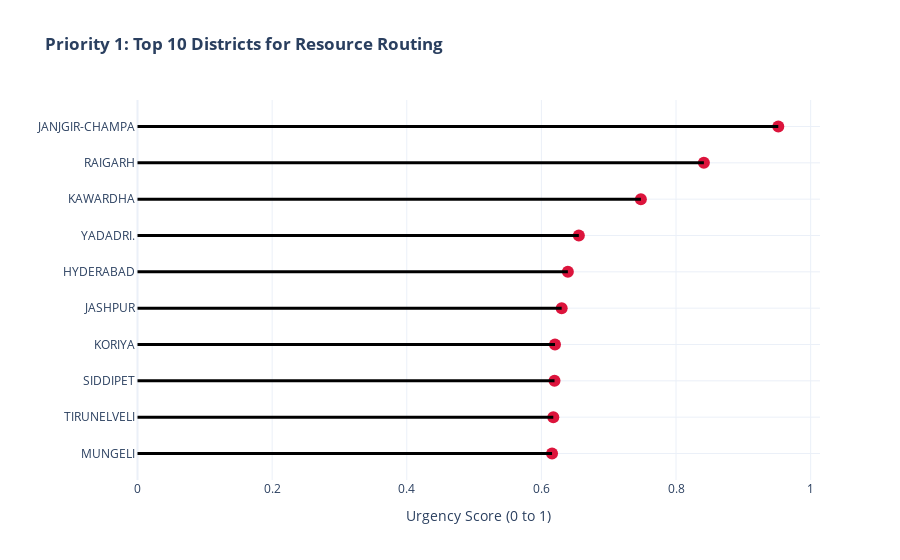

Write notebook code for a chart like this one.
### Markdown cell above
## # top districts on urgency score

### Code cell
# Sort and pick top 10
# THE NUMBER OF TOP DISTRICTS SHOWN IN CHART CAN BE CHANGED HERE...
top_10 = df_omni.sort_values('urgency_score', ascending=False).head(10)

fig_top = go.Figure()

# Add the 'sticks'
for i, row in top_10.iterrows():
    fig_top.add_shape(type='line', x0=0, y0=row['district'], x1=row['urgency_score'], y1=row['district'],
                      line=dict(color='black', width=3))

# Add the 'lollipops' (points)
fig_top.add_trace(go.Scatter(
    x=top_10['urgency_score'],
    y=top_10['district'],
    mode='markers',
    marker=dict(color='Crimson', size=12),
    hovertemplate="Urgency Score: %{x:.2f}"
))

fig_top.update_layout(
    title="<b>Priority 1: Top 10 Districts for Resource Routing</b>",
    xaxis_title="Urgency Score (0 to 1)",
    yaxis_title="",
    template="plotly_white",
    yaxis={'categoryorder':'total ascending'} # Highest on top
)

fig_top.show()

### Figure 1 — Plotly figure (JSON) as saved in the notebook; plotly's stock layout.template omitted (floating-point values rounded to 4 significant figures)
{"data": [{"hovertemplate": "Urgency Score: %{x:.2f}", "marker": {"color": "Crimson", "size": 12}, "mode": "markers", "type": "scatter", "x": [0.9519, 0.8414, 0.7478, 0.6556, 0.6393, 0.6301, 0.6202, 0.6195, 0.6177, 0.6158], "y": ["JANJGIR-CHAMPA", "RAIGARH", "KAWARDHA", "YADADRI.", "HYDERABAD", "JASHPUR", "KORIYA", "SIDDIPET", "TIRUNELVELI", "MUNGELI"]}], "layout": {"shapes": [{"line": {"color": "black", "width": 3}, "type": "line", "x0": 0, "x1": 0.9519, "y0": "JANJGIR-CHAMPA", "y1": "JANJGIR-CHAMPA"}, {"line": {"color": "black", "width": 3}, "type": "line", "x0": 0, "x1": 0.8414, "y0": "RAIGARH", "y1": "RAIGARH"}, {"line": {"color": "black", "width": 3}, "type": "line", "x0": 0, "x1": 0.7478, "y0": "KAWARDHA", "y1": "KAWARDHA"}, {"line": {"color": "black", "width": 3}, "type": "line", "x0": 0, "x1": 0.6556, "y0": "YADADRI.", "y1": "YADADRI."}, {"line": {"color": "black", "width": 3}, "type": "line", "x0": 0, "x1": 0.6393, "y0": "HYDERABAD", "y1": "HYDERABAD"}, {"line": {"color": "black", "width": 3}, "type": "line", "x0": 0, "x1": 0.6301, "y0": "JASHPUR", "y1": "JASHPUR"}, {"line": {"color": "black", "width": 3}, "type": "line", "x0": 0, "x1": 0.6202, "y0": "KORIYA", "y1": "KORIYA"}, {"line": {"color": "black", "width": 3}, "type": "line", "x0": 0, "x1": 0.6195, "y0": "SIDDIPET", "y1": "SIDDIPET"}, {"line": {"color": "black", "width": 3}, "type": "line", "x0": 0, "x1": 0.6177, "y0": "TIRUNELVELI", "y1": "TIRUNELVELI"}, {"line": {"color": "black", "width": 3}, "type": "line", "x0": 0, "x1": 0.6158, "y0": "MUNGELI", "y1": "MUNGELI"}], "title": {"text": "<b>Priority 1: Top 10 Districts for Resource Routing</b>"}, "xaxis": {"title": {"text": "Urgency Score (0 to 1)"}}, "yaxis": {"categoryorder": "total ascending", "title": {"text": ""}}}}
